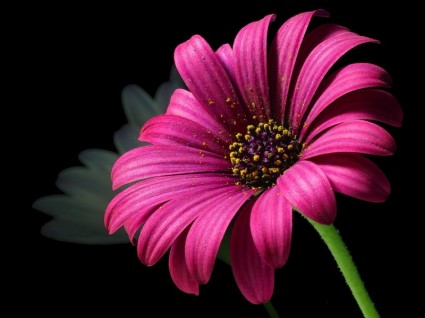
//> input picture CodeOpenCV/tugas/4/image.jpg, 425 x 318 px
$ ./nomor_3   (built with g++ and OpenCV 4)
//> lines starting //> are read from the running program, lines starting //| are printed output that depends on the picture; after the words box and inside, x2 and y2 are one past the last pixel; in counts of white or black regions, pixels touching at a corner belong together
#include "opencv2/highgui/highgui.hpp"
#include "opencv2/imgproc/imgproc.hpp"
#include <iostream>
#include <stdio.h>

using std::cout;
using std::cin;
using std::endl;

using namespace cv;

void imhist(Mat image, int histogram[])
{

    // initialize all intensity values to 0
    for(int i = 0; i < 256; i++)
    {
        histogram[i] = 0;
    }

    // calculate the no of pixels for each intensity values
    for(int y = 0; y < image.rows; y++)
        for(int x = 0; x < image.cols; x++)
            histogram[(int)image.at<uchar>(y,x)]++;

}

void cumhist(int histogram[], int cumhistogram[])
{
    cumhistogram[0] = histogram[0];

    for(int i = 1; i < 256; i++)
    {
        cumhistogram[i] = histogram[i] + cumhistogram[i-1];
    }
}

void histDisplay(int histogram[], const char* name)
{
    int hist[256];
    for(int i = 0; i < 256; i++)
    {
        hist[i]=histogram[i];
    }
    // draw the histograms
    int hist_w = 512; int hist_h = 400;
    int bin_w = cvRound((double) hist_w/256);

    Mat histImage(hist_h, hist_w, CV_8UC1, Scalar(255, 255, 255));

    // find the maximum intensity element from histogram
    int max = hist[0];
    for(int i = 1; i < 256; i++){
        if(max < hist[i]){
            max = hist[i];
        }
    }

    // normalize the histogram between 0 and histImage.rows

    for(int i = 0; i < 256; i++){
        hist[i] = ((double)hist[i]/max)*histImage.rows;
    }


    // draw the intensity line for histogram
    for(int i = 0; i < 256; i++)
    {
        line(histImage, Point(bin_w*(i), hist_h),
                              Point(bin_w*(i), hist_h - hist[i]),
             Scalar(0,0,0), 1, 8, 0);
    }

    // display histogram
    namedWindow(name, CV_WINDOW_AUTOSIZE);
    imshow(name, histImage);
}


int main()
{
    // Load the image
    Mat image = imread("image.jpg", CV_LOAD_IMAGE_GRAYSCALE);
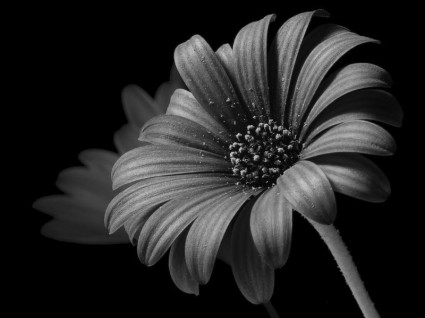
//> image: 318 rows x 425 cols, CV_8UC1; min 0, max 201, mean 37.2

    // Generate the histogram
    int histogram[256];
    imhist(image, histogram);
//> histogram = 256 values, max 66846 at index 0, min 0 at index 198, mean 527.9

    // Caluculate the size of image
    int size = image.rows * image.cols;
//> size = 135150
    float alpha = 255.0/size;
//> alpha = 0.00189

    // Calculate the probability of each intensity
    float PrRk[256];
    for(int i = 0; i < 256; i++)
    {
        PrRk[i] = (double)histogram[i] / size;
    }
//> after the loop, PrRk = 256 values, max 0.495 at index 0, min 0 at index 198, mean 0.00391

    // Generate cumulative frequency histogram
    int cumhistogram[256];
    cumhist(histogram,cumhistogram );
//> cumhistogram = 256 values from 66846 to 135150

    // Scale the histogram
    int Sk[256];
    for(int i = 0; i < 256; i++)
    {
        Sk[i] = cvRound((double)cumhistogram[i] * alpha);
    }
//> after the loop, Sk = 256 values from 126 to 255


    // Generate the equlized histogram
    float PsSk[256];
    for(int i = 0; i < 256; i++)
    {
        PsSk[i] = 0;
    }

    for(int i = 0; i < 256; i++)
    {
        PsSk[Sk[i]] += PrRk[i];
    }
//> after the loop, PsSk = 256 values, max 0.495 at index 126, min 0 at index 0, mean 0.00391

    int final[256];
    for(int i = 0; i < 256; i++)
        final[i] = cvRound(PsSk[i]*255);
//> after the loop, final = 256 values, max 126 at index 126, min 0 at index 0, mean 1.02


    // Generate the equlized image
    Mat new_image = image.clone();

    for(int y = 0; y < image.rows; y++)
        for(int x = 0; x < image.cols; x++)
            new_image.at<uchar>(y,x) = saturate_cast<uchar>(Sk[image.at<uchar>(y,x)]);
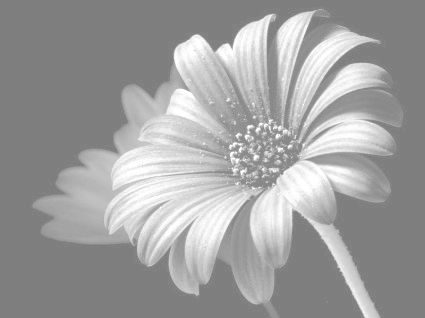
//> new_image: 318 rows x 425 cols, CV_8UC1; min 126, max 255, mean 158.9

   // Display the original Image
    namedWindow("Original Image");
    imshow("Original Image", image);

    // Display the original Histogram
    histDisplay(histogram, "Original Histogram");
//> after the loop in histDisplay, `for(int i = 0; i < 256; i++)`: hist has the same summary as histogram outside histDisplay
//> in histDisplay, `int max = hist[0];`: max = 66846
//> after the loop in histDisplay, `for(int i = 0; i < 256; i++)`: hist = 256 values, max 400 at index 0, min 0 at index 160, mean 2.77
//> after the loop in histDisplay, `for(int i = 0; i < 256; i++)`:
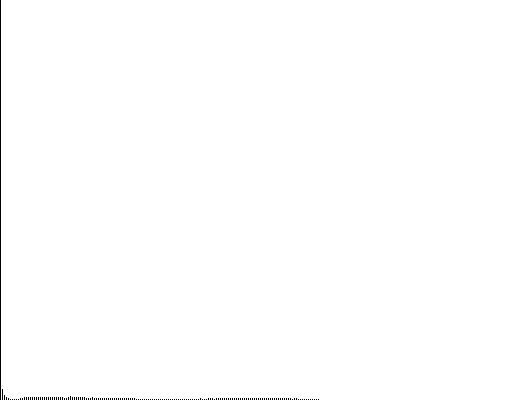
//> histImage: 400 rows x 512 cols, CV_8UC1; 99.7% white; black in thin lines or dots, all inside (x1, y1, x2, y2) = (0, 0, 319, 400)

    // Display equilized image
    namedWindow("Equilized Image");
    imshow("Equilized Image",new_image);

    // Display the equilzed histogram
    histDisplay(final, "Equilized Histogram");
//> call 2 of histDisplay, with name = "Equilized Histogram"
//> after the loop in histDisplay (call 2), `for(int i = 0; i < 256; i++)`: hist has the same summary as final outside histDisplay
//> in histDisplay (call 2), `int max = hist[0];`: max = 0
//> the loop in histDisplay (call 2), `for(int i = 1; i < 256; i++)` made 255 passes
//> max on pass 126: 126
//> after the loop in histDisplay (call 2), `for(int i = 1; i < 256; i++)`: max = 126
//> after the loop in histDisplay (call 2), `for(int i = 0; i < 256; i++)`: hist = 256 values, max 400 at index 126, min 0 at index 0, mean 3.16
//> after the loop in histDisplay (call 2), `for(int i = 0; i < 256; i++)`:
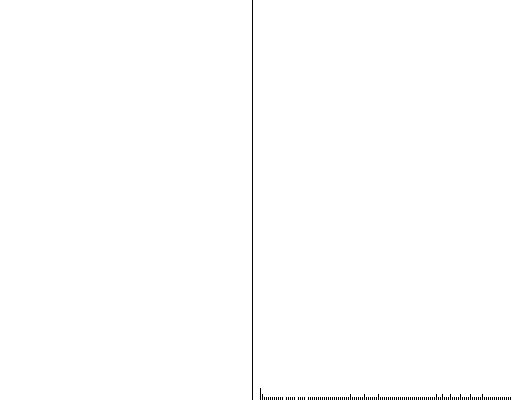
//> histImage: 400 rows x 512 cols, CV_8UC1; 99.6% white; black in thin lines or dots, all inside (x1, y1, x2, y2) = (252, 0, 511, 400)

    waitKey();
    return 0;
}
